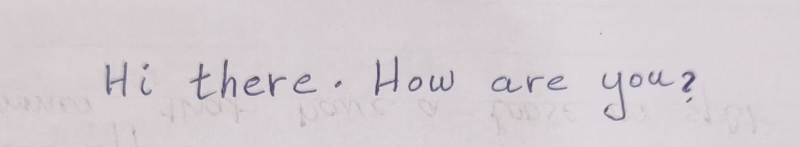
#> input picture input_image.jpg, 1600 x 294 px (shown at 1/2 size)
$ python -i image_preprocessor.py   (imports and definitions only)
#> lines starting #> are read from the running program, lines starting #| are printed output that depends on the picture
import cv2
import numpy as np
from typing import List

class ImagePreprocessor:
    @staticmethod
    def preprocess(image_path: str, resize_dim: tuple = (800, 600)) -> np.ndarray:
        """
        Preprocess image for OCR
        - Resize
        - Convert to grayscale
        - Apply adaptive thresholding
        - Denoise
        """
#> called with image_path = '../input_image.jpg', resize_dim = (800, 600)
        # Read image
        image = cv2.imread(image_path)
#> image is the input picture: shape (294, 1600, 3); mean B, G, R 210.2, 205.4, 213

        # Resize
        image = cv2.resize(image, resize_dim, interpolation=cv2.INTER_AREA)
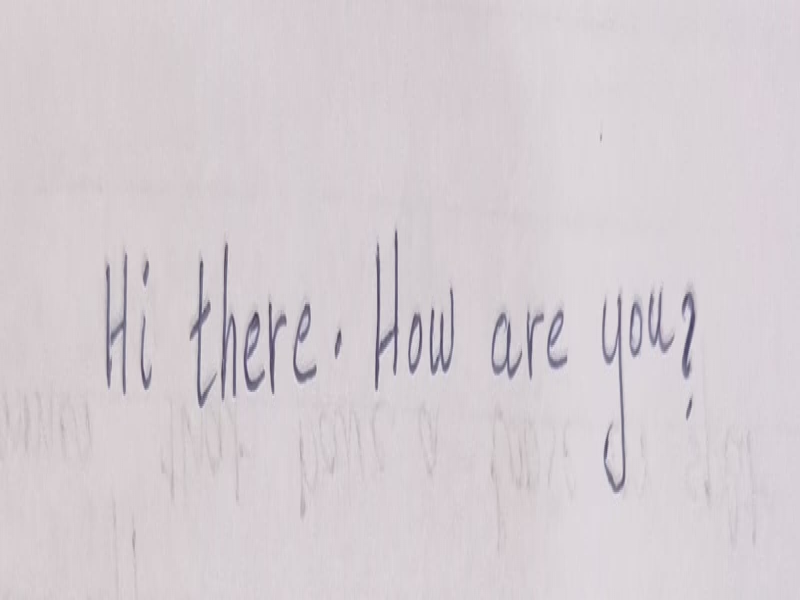
#> image: shape (600, 800, 3); mean B, G, R 210.3, 205.4, 213

        # Convert to grayscale
        gray = cv2.cvtColor(image, cv2.COLOR_BGR2GRAY)

        # Adaptive thresholding
        thresh = cv2.adaptiveThreshold(
            gray, 255,
            cv2.ADAPTIVE_THRESH_GAUSSIAN_C,
            cv2.THRESH_BINARY, 11, 2
        )
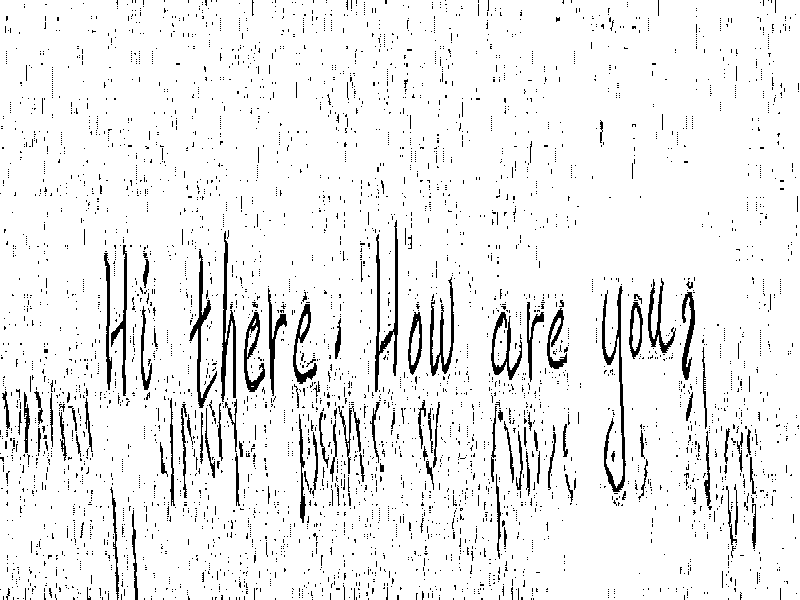
#> thresh: shape (600, 800); 93.6% white; black in thin lines or dots

        # Denoise
        denoised = cv2.fastNlMeansDenoising(thresh, None, 10, 7, 21)

        return denoised

    @staticmethod
    def batch_preprocess(image_paths: List[str]) -> List[np.ndarray]:
        """
        Preprocess multiple images
        """
        return [ImagePreprocessor.preprocess(path) for path in image_paths]

>>> result = ImagePreprocessor().preprocess('../input_image.jpg')
